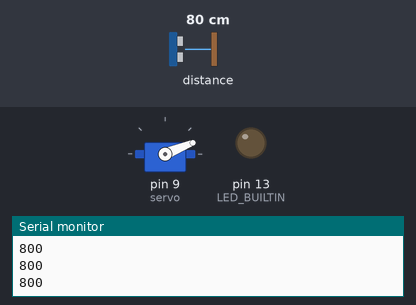
Recording of a sketch running on a simulated Arduino Uno, built with avr-gcc and run on an emulated ATmega328P. On the bench: servo, output pins drawn as LEDs (lit = HIGH), the last lines printed to the serial monitor. The inputs (shaded band) are chosen by the test bench; at power-on: distance to the obstacle 80 cm.

Above: at 1.3 s.
1.4 s: distance to the obstacle set to 75 cm
At 1.8 s:
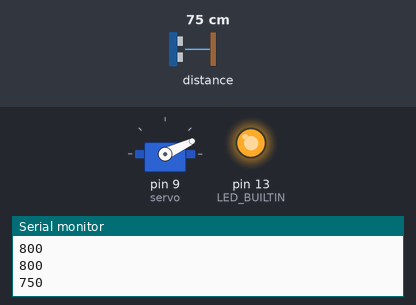
4.4 s: distance to the obstacle set to 69 cm
At 4.8 s:
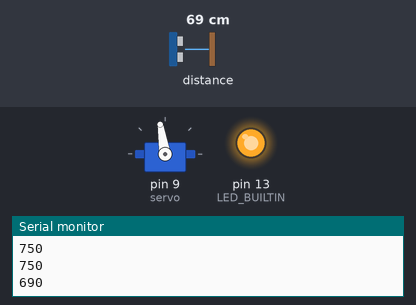
7.4 s: distance to the obstacle set to 64 cm
At 7.8 s:
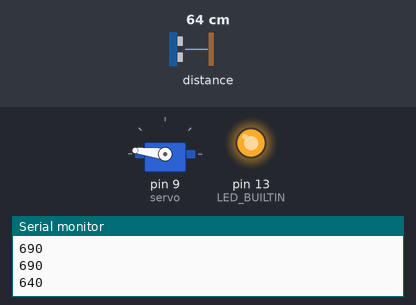
10.4 s: distance to the obstacle set to 2 cm
At 10.8 s:
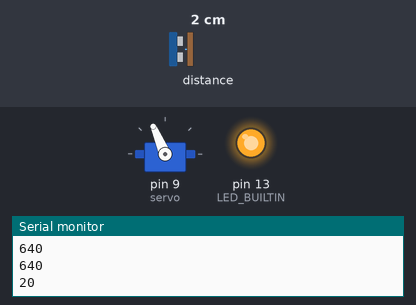
Timing chart, 0 to 14.4 s (numbered marks = the images above; inputs shaded):
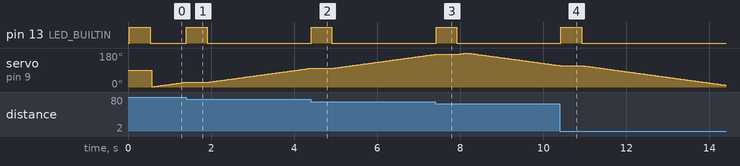

Measured:
- the behaviour switches between 78 and 77 cm on distance to the obstacle (found by bisection; images 0 and 1)
- the behaviour switches between 73 and 72 cm on distance to the obstacle (found by bisection; images 1 and 2)
- the behaviour switches between 67 and 66 cm on distance to the obstacle (found by bisection; images 2 and 3)
- after the input at 1.4 s, pin 13 (LED_BUILTIN): LOW → HIGH at once, → LOW 0.50 s later
- after the input at 4.4 s, pin 13 (LED_BUILTIN): LOW → HIGH at once, → LOW 0.50 s later
- after the input at 7.4 s, pin 13 (LED_BUILTIN): LOW → HIGH at once, → LOW 0.50 s later
- after the input at 10.4 s, pin 13 (LED_BUILTIN): LOW → HIGH at once, → LOW 0.50 s later

The sketch:

servo-lidar-sweep.ino
```cpp
// pinout on pi
// for lidar: SDA: 4, SCL: 5, GND: GND, 3.3V: 3.3V
// for servo: PWM: 9, GND: GND, 5V: VBUS

#include <Wire.h>
#include <VL53L1X.h>
#include <Servo.h>

Servo servo;
VL53L1X sensor;

void resetSensor()
{
    Serial.println("Resetting VL53L1X sensor...");
    sensor.stopContinuous(); // Stop continuous mode
    delay(10);
    sensor.init(); // Reinitialize sensor
    sensor.setDistanceMode(VL53L1X::Long);
    sensor.setMeasurementTimingBudget(50000);
    sensor.startContinuous(2);
    Serial.println("Sensor reset complete.");
}

void setup()
{
    pinMode(LED_BUILTIN, OUTPUT);

    while (!Serial)
    {
    }
    Serial.begin(115200);
    Wire.begin();
    Wire.setClock(400000); // use 400 kHz I2C

    sensor.setTimeout(500);
    if (!sensor.init())
    {
        Serial.println("Failed to detect and initialize sensor!");
        while (1)
            ;
    }
    sensor.setDistanceMode(VL53L1X::Long);
    sensor.setMeasurementTimingBudget(50000);

    sensor.startContinuous(2);

    servo.attach(9);
}

const int threashhold = 20;
int previouseDistance = 0;

void lidar()
{
    int distance = sensor.read();
    int threashholdProportional = distance / 100;
    Serial.print(distance);
    int absDifference = (distance - previouseDistance < 0) ? -(distance - previouseDistance) : (distance - previouseDistance);
    if (threashhold + threashholdProportional < absDifference)
    {
        digitalWrite(LED_BUILTIN, HIGH);
        delay(500);
        digitalWrite(LED_BUILTIN, LOW);
        int distance = sensor.read();
    }
    previouseDistance = distance;

    if (sensor.timeoutOccurred())
    {
        Serial.println(" TIMEOUT detected! Attempting to reset...");
        resetSensor();
        return; // Skip this iteration
    }

    Serial.println();
}

int servoPos = 0;
bool servoDir = true;

void servoSweep()
{
    if (servoDir)
    {
        servoPos++;
        if (servoPos >= 180)
            servoDir = !servoDir;
    }
    else
    {
        servoPos--;
        if (servoPos <= 0)
            servoDir = !servoDir;
    }
    servo.write(servoPos);
}

void loop()
{
    // Note that lidar() is blocking, so the time between servoSweep() calls is the time for lidar() to be called.
    // If you care about good coding practice, consider changing this. It's functional, but very bad practice
    lidar();
    servoSweep();
}
```
